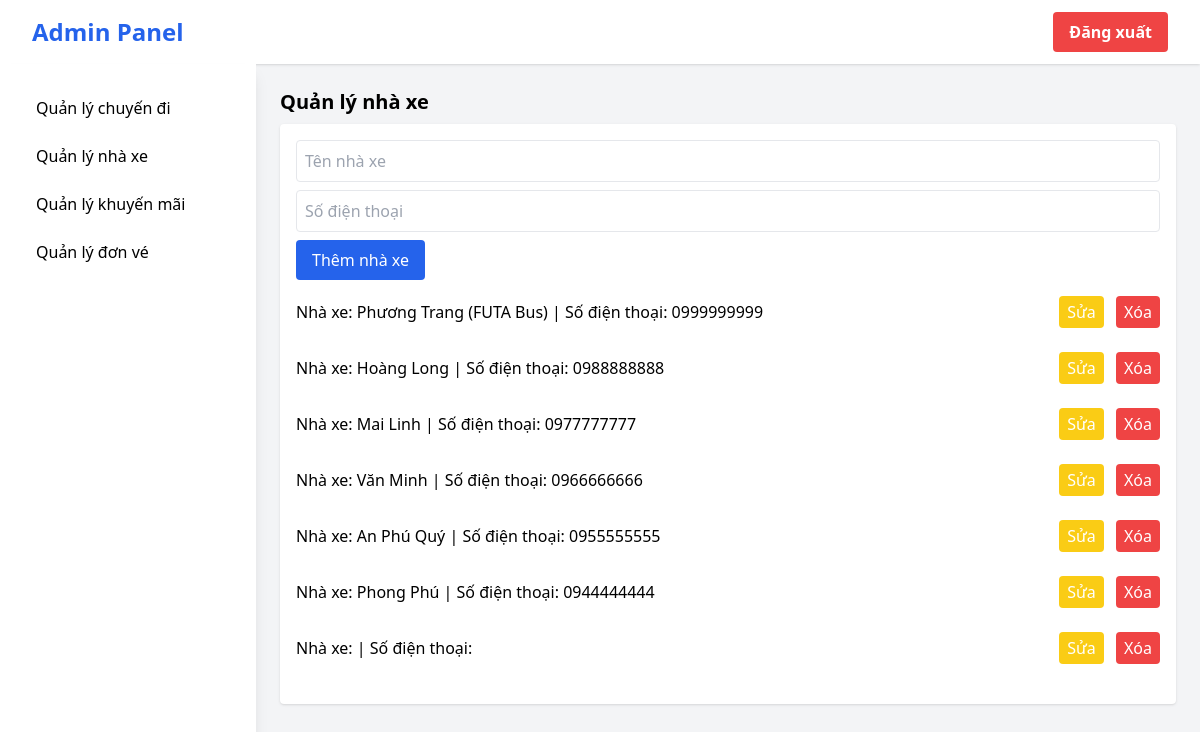
Page /pages/qlnhaxe.php (signed in) on the committed database.
### tables this page shows
CREATE TABLE `nha_xe` (
  `id_NX` int(11) NOT NULL,
  `tenNX` varchar(100) DEFAULT NULL,
  `soDT` varchar(20) DEFAULT NULL
);

### user.php (called while the page is built, shortened)
<?php
include('connect.php');
        class data_nha_xe
        {
        public function select_NX()
            {
                global $conn;
                $sql="select * from nha_xe";
                $run= mysqli_query($conn,$sql);
                return $run;
            }
        }
?>

### pages/qlnhaxe.php (the view, shortened to what this page needs)
<!DOCTYPE html>
<html lang="vi">
<head>
  <script src="https://cdn.tailwindcss.com"></script>
</head>
<body class="bg-gray-100 font-sans">
  <nav class="bg-white shadow flex items-center justify-between px-8 py-3">
  <span class="text-2xl font-bold text-blue-600"><a href="quantri.php">Admin Panel</a></span>
  <div class="flex items-center space-x-4">
    <form method="post" action="">
      <button type="submit" name="logout" class="bg-red-500 hover:bg-red-600 text-white px-4 py-2 rounded font-semibold">
        Đăng xuất
      </button>
    </form>
  </div>
</nav>
  <div class="flex min-h-screen">
    <aside class="w-64 bg-white shadow-lg p-6 space-y-4">
      <nav class="space-y-2">
        <a href="qlchuyendi.php" class="block py-2 px-3 rounded hover:bg-blue-100">Quản lý chuyến đi</a>
        <a href="qlnhaxe.php" class="block py-2 px-3 rounded hover:bg-blue-100">Quản lý nhà xe</a>
        <a href="qlkhuyenmai.php" class="block py-2 px-3 rounded hover:bg-blue-100">Quản lý khuyến mãi</a>
        <a href="qldonve.php" class="block py-2 px-3 rounded hover:bg-blue-100">Quản lý đơn vé</a>
      </nav>
    </aside>
    <main class="flex-1 p-6 space-y-10">
      <section id="nha-xe">
        <h3 class="text-xl font-semibold mb-2">Quản lý nhà xe</h3>
        <div class="bg-white p-4 rounded shadow">
          <form class="space-y-2 mb-4" method="POST" >
            <input type="text" placeholder="Tên nhà xe" class="w-full border p-2 rounded" name="tenNX">
            <input type="text" placeholder="Số điện thoại" class="w-full border p-2 rounded" name="soDT">
            <input type="submit" class="bg-blue-600 text-white px-4 py-2 rounded" name="themnhaxe" value="Thêm nhà xe">
            <?php
                  include('../user.php');
                  $get_data=new data_nha_xe();
                  $select=$get_data->select_NX();
            ?>
          <?php
            foreach($select as $se_pro)
            {
              ?>
                <ul class="divide-y">
                  <li class="py-2 flex justify-between items-center">
                    <span>Nhà xe: <?php echo $se_pro['tenNX']?> | Số điện thoại: <?php echo $se_pro['soDT']?></span>
                <div class="space-x-2">
                  <button class="bg-yellow-400 px-2 py-1 rounded text-white">
                    <a href="updateNX.php?up=<?php echo $se_pro['id_NX']?>">Sửa</a></button>
                  <button class="bg-red-500 px-2 py-1 rounded text-white">
                    <a href="delete.php?del=<?php echo $se_pro['id_NX']?>" onClick="if(confirm('Bạn có chắc chắn muốn xóa')) return true; else return false;">Xóa</a>
                  </button>
                </div>
                  </li>
                </ul>
              <?php } ?>
          </form>
        </div>
      </section>
    </main>
  </div>
</body>
</html>

### rows in the picture
nha_xe: tenNX "Phương Trang (FUTA Bus)", soDT "0999999999"
nha_xe: tenNX "Hoàng Long", soDT "0988888888"
nha_xe: tenNX "Mai Linh", soDT "0977777777"
nha_xe: tenNX "Văn Minh", soDT "0966666666"
nha_xe: tenNX "An Phú Quý", soDT "0955555555"
nha_xe: tenNX "Phong Phú", soDT "0944444444"
